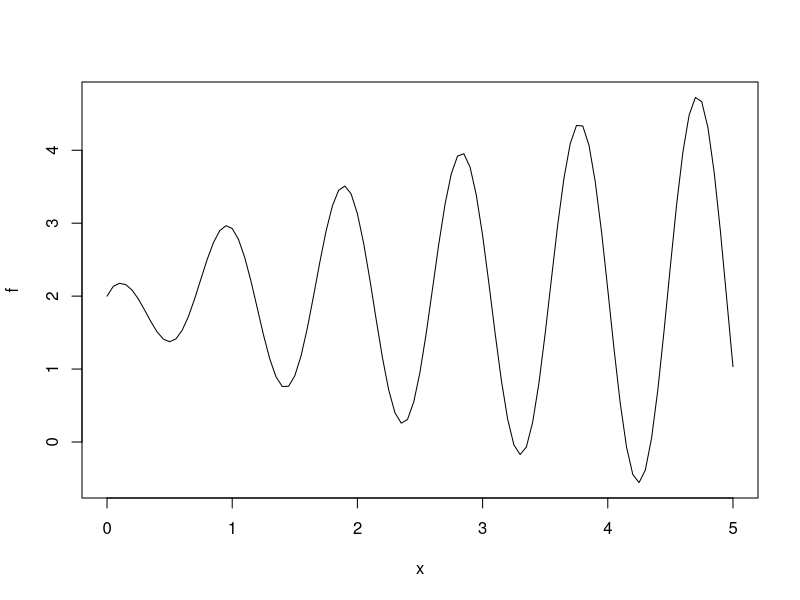
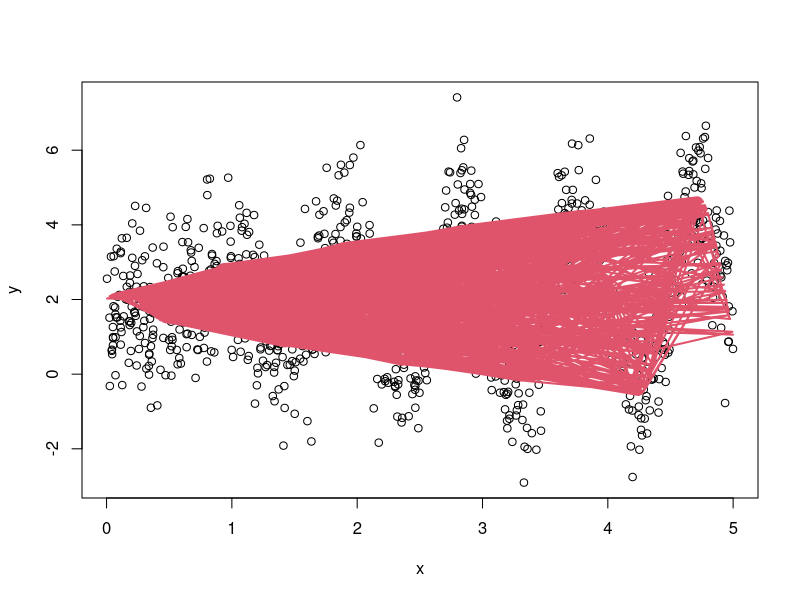
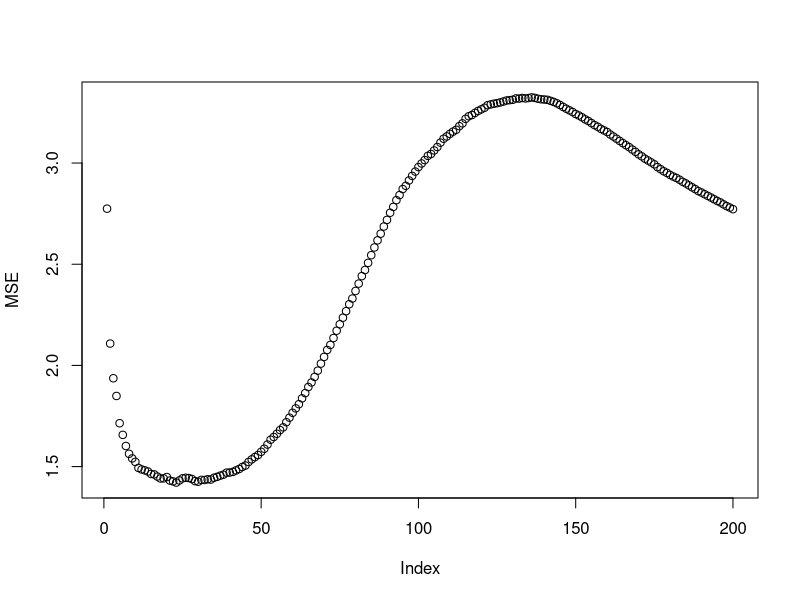
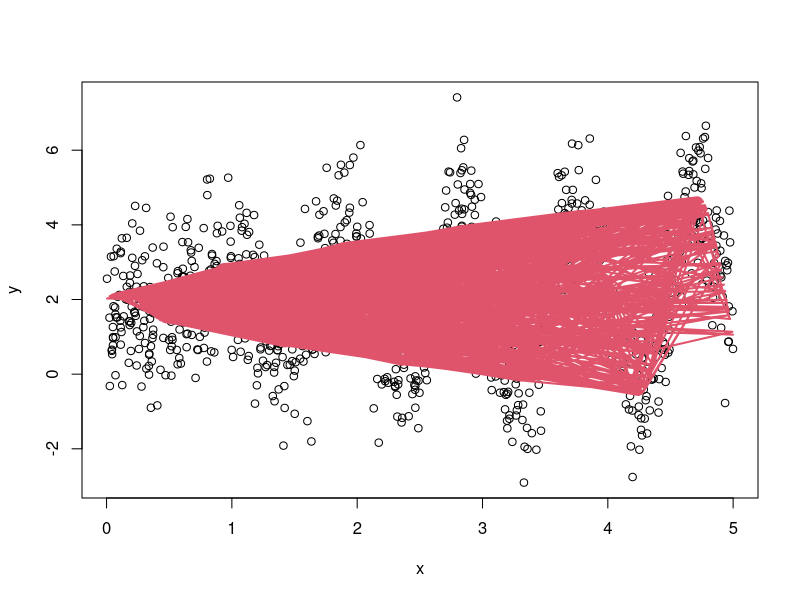

The R source for these figures, in order: (Note: this script raises an error after producing the figures.)
#You can try to modify the denominator inside the cosine to change the complexity of f*
f=function(x){
  y=2+x^(.2)*cos(x/.15)/x^-.45
  return(y) }
plot(f,0,5)

#Points simulation: you change n and sigma
N=1000
sigma=1.2
x=runif(N,0,5);#x=sort(x)  #For convenience, the input x is sorted
y=rep(0,times=N)
for(i in 1:N){
  y[i]=f(x[i])+rnorm(1,0,sigma)
}
plot(x,y)
points(x,f(x),type="l",col=2,lwd=2)

data = cbind(x,y)

index=seq(1,500)
test = data[index,]
train = data[-index,]

x_test = test[,1]
y_test = test[,2]

x_train = train[,1]
y_train = train[,2]

MSE <- vector()

#Estimator by k-neighbors
#k es el numero de vecinos y test=TRUE/FALSE determina si se estima sobre
#un grid cualquiera (FALSE) o sobre los x en la muestra de test (TRUE)
kn=function(k,test){
  if(test=="FALSE"){z=seq(0,5,by=0.01);ll=length(z)}  #predict on train
  if(test=="TRUE"){z=x_test;ll=length(z)}    #x_test is the name of set for prediction
  nk=rep(0,times=ll)
  for(j in 1:ll){
    veci=which(abs(z[j]-x_train) %in% sort(abs(z[j]-x_train))[1:k])
    nk[j]=sum(y_train[veci])/k
  }
  
  return(nk) 
  
}

#Graficando el estimador
for(k in 1:200){
  pred = kn(k,T)
  MSE[k] = mean((pred-y_test)^2)
 
}

plot(MSE)
min(MSE)
which.min(MSE) # 15
# Error irreducible es 1.44



k=14 #Puede cambiarlo


plot(x,y)
points(x,f(x),type="l",col=2,lwd=2)
points(z,kn(k,T),type="l",col=4,lwd=2)
points(z,kn(200,T),type="l",col=4,lwd=2)



##### b #######
#You can try to modify the denominator inside the cosine to change the complexity of f*
f=function(x){
  y=2+x^(.2)*cos(x/.15)/x^-.45
  return(y) }
plot(f,0,5)

#Points simulation: you change n and sigma
N=600
sigma=1.2
x=runif(N,0,5);#x=sort(x)  #For convenience, the input x is sorted
y=rep(0,times=N)
for(i in 1:N){
  y[i]=f(x[i])+rnorm(1,0,sigma)
}
plot(x,y)
points(x,f(x),type="l",col=2,lwd=2)

x_test = x[301:600]
y_test = y[301:600]

x_train =x[1:300]
y_train = y[1:300]



MSE <- vector()

#Estimator by k-neighbors
#k es el numero de vecinos y test=TRUE/FALSE determina si se estima sobre
#un grid cualquiera (FALSE) o sobre los x en la muestra de test (TRUE)
kn=function(k,test){
  if(test=="FALSE"){z=seq(0,5,by=0.01);ll=length(z)}  #predict on train
  if(test=="TRUE"){z=x_test;ll=length(z)}    #x_test is the name of set for prediction
  nk=rep(0,times=ll)
  for(j in 1:ll){
    veci=which(abs(z[j]-x_train) %in% sort(abs(z[j]-x_train))[1:k])
    nk[j]=sum(y_train[veci])/k
  }
  
  return(nk) 
  
}

#Graficando el estimador


for(k in 1:200){
  pred = kn(k,T)
  MSE[k] = mean((pred-y_test)^2)
  
}

plot(MSE)
min(MSE)
which.min(MSE) # 16
# Error irreducible es 1.44


##### c ##########  CV y LOO
N=400
sigma=1.2
x=runif(N,0,5);#x=sort(x)  #For convenience, the input x is sorted
y=rep(0,times=N)
for(i in 1:N){
  y[i]=f(x[i])+rnorm(1,0,sigma)
}
plot(x,y)
points(x,f(x),type="l",col=2,lwd=2)

data = cbind(x,y)

## CV
# Aleatorizar
data <-data[sample(nrow(data)),]

# Partir
folds <- cut(seq(1,nrow(data)),breaks=10,labels=FALSE)

# 10 CV
MSE_final= vector()

for(k in 1:200){
  MSE = vector()


  for(i in 1:10){
    test_i <- which(folds==i,arr.ind=TRUE)
    test <- data[test_i, ]
    x_test = test[,1]
    y_test = test[,2]
    train <- data[-test_i, ]
    x_train = train[,1]
    y_train = train[,2]
    
    pred = kn(k,T)
    MSE[i] = mean((pred-y_test)^2)
  }
  MSE_final[k] = mean(MSE)
}
plot(MSE_final)
which.min(MSE_final)
min(MSE_final)


# LOO
data <-data[sample(nrow(data)),]
folds <- cut(seq(1,nrow(data)),breaks=N,labels=FALSE)

MSE_final_LOO= vector()

for(k in 1:200){
  MSE = vector()
  
  
  for(i in 1:N){
    test_i <- which(folds==i,arr.ind=TRUE)
    test <- data[test_i,]
    x_test = test[1]
    y_test = test[2]
    train <- data[-test_i, ]
    x_train = train[,1]
    y_train = train[,2]
    
    pred = kn(k,T)
    MSE[i] = mean((pred-y_test)^2)
  }
  MSE_final_LOO[k] = mean(MSE)
}
plot(MSE_final_LOO)
which.min(MSE_final_LOO)
min(MSE_final_LOO)





#You can try to modify the denominator inside the cosine to change the complexity of f*
f=function(x){
  y=2+x^(.2)*cos(x/.15)/x^-.45
  return(y) }
plot(f,0,5)

#Points simulation: you change n and sigma
N=1000
sigma=1.2
x=runif(N,0,5);#x=sort(x)  #For convenience, the input x is sorted
y=rep(0,times=N)
for(i in 1:N){
  y[i]=f(x[i])+rnorm(1,0,sigma)
}
plot(x,y)
points(x,f(x),type="l",col=2,lwd=2)

x_test = x[501:N]
y_test = y[501:N]

x_train =x[1:500]
y_train = y[1:500]



MSE <- vector()

#Estimator by k-neighbors
#k es el numero de vecinos y test=TRUE/FALSE determina si se estima sobre
#un grid cualquiera (FALSE) o sobre los x en la muestra de test (TRUE)
kn=function(k,test){
  if(test=="FALSE"){z=seq(0,5,by=0.01);ll=length(z)}  #predict on train
  if(test=="TRUE"){z=x_test;ll=length(z)}    #x_test is the name of set for prediction
  nk=rep(0,times=ll)
  for(j in 1:ll){
    veci=which(abs(z[j]-x_train) %in% sort(abs(z[j]-x_train))[1:k])
    nk[j]=sum(y_train[veci])/k
  }
  
  return(nk) 
  
}

#Graficando el estimador


for(k in 1:200){
  pred = kn(k,T)
  MSE[k] = mean((pred-y_test)^2)
  
}

plot(MSE)
min(MSE)
which.min(MSE) # 15
# Error irreducible es 1.44



k=14 #Puede cambiarlo


plot(x,y)
points(x,f(x),type="l",col=2,lwd=2)
points(z,kn(k,T),type="l",col=4,lwd=2)



##################### e Bootstrap
